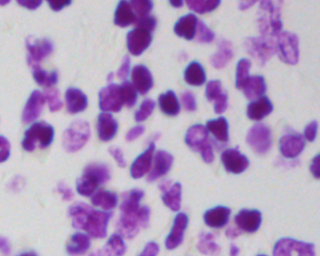
#> input picture images/cell2.png, 320 x 256 px, found by its file name
$ jupyter execute histogram_matching.ipynb
#> lines starting #> are read from the running program, lines starting #| are printed output that depends on the picture
[cell 1]
import cv2 as cv
import numpy as np
from matplotlib import pyplot as plt
img = cv.imread('/content/cell2.png',0)
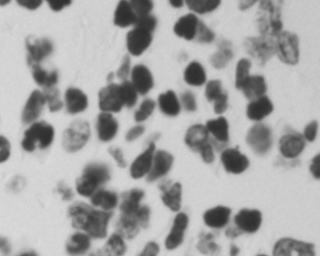
#> img: shape (256, 320); min 46, max 218, mean 165
img2 = img.copy()
template = cv.imread('/content/cell2 template.png',0)
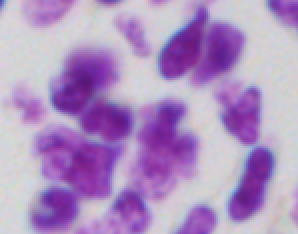
#> input picture images/cell2 template.png, 149 x 117 px, found by its file name (shown 2 times larger)
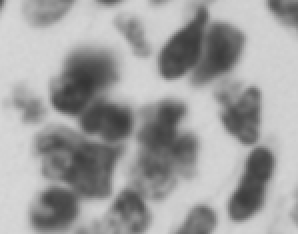
#> template: shape (117, 149) (shown 2 times larger); min 53, max 216, mean 159.3
w, h = template.shape[::-1]
#> w = 149; h = 117
methods = [ 'cv.TM_CCORR']
for meth in methods:
    img = img2.copy()
    method = eval(meth)
    # Apply template Matching
    res = cv.matchTemplate(img,template,method)
    min_val, max_val, min_loc, max_loc = cv.minMaxLoc(res)
    if method in [cv.TM_SQDIFF, cv.TM_SQDIFF_NORMED]:
        top_left = min_loc
    else:
        top_left = max_loc
    bottom_right = (top_left[0] + w, top_left[1] + h)
    cv.rectangle(img,top_left, bottom_right, 255, 2)
    plt.subplot(121),plt.imshow(res,cmap = 'gray')
    plt.title('Matching Result'), plt.xticks([]), plt.yticks([])
    plt.subplot(122),plt.imshow(img,cmap = 'gray')
    plt.title('Detected Point'), plt.xticks([]), plt.yticks([])
    plt.suptitle(meth)
    plt.show()
#> this loop made 1 pass
#> (min_val, max_val, min_loc, top_left, bottom_right) on pass 1: (390216864, 483713984, (122, 0), (51, 139), (200, 256))
#> pass 1, `res = cv.matchTemplate(img,template,method)`:
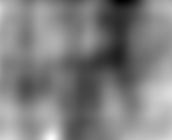
#> res: shape (140, 172) float32; min 390216864, max 483713984, mean 437086176; drawn with min black and max white
#> pass 1, `plt.show()`:
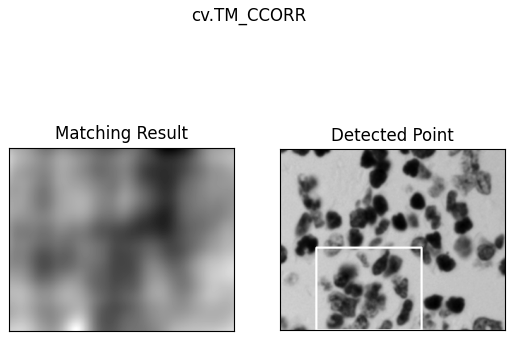
#> figure drawn by matplotlib, 2 panels

[cell 2]
from scipy import stats
import random
import PIL.ImageDraw as ImageDraw
import PIL.Image as Image
import os.path
from tqdm import tqdm
import math
import numpy as np

def load_images():
    img_path = '/content/drive/MyDrive/images/'
    imgs = []
    for file in tqdm(os.listdir(img_path)):
        imgs.append(np.array(Image.open(img_path + file)))
    # both input images are from 0-->255
    return imgs


def print_img(img, histo_new, histo_old, index, L):
    dpi = 80
    width = img.shape[0]
    height = img.shape[1]
    if height > width:
        figsize = (img.shape[0]*4) / float(dpi), (height)/ float(dpi)
        fig, axs = plt.subplots(1, 3, gridspec_kw={'width_ratios': [3, 1,1]}, figsize=figsize)
    else:
        figsize = (width) / float(dpi), (height*4) / float(dpi)
        fig, axs = plt.subplots(3, 1, gridspec_kw={'height_ratios': [3, 1,1]}, figsize=figsize)

    fig.suptitle("Enhanced Image with L:" + str(L))
    axs[0].title.set_text("Enhanced Image")
    axs[0].imshow(img, vmin=np.amin(img), vmax=np.amax(img), cmap='gray')

    axs[1].title.set_text("Equalized histogram")
    axs[1].plot(histo_new, color='#f77f00')
    axs[1].bar(np.arange(len(histo_new)), histo_new, color='#003049')

    axs[2].title.set_text("Main histogram")
    axs[2].plot(histo_old, color='#ef476f')
    axs[2].bar(np.arange(len(histo_old)), histo_old, color='#b7b7a4')
    plt.tight_layout()
    plt.savefig("e" + index + str(L)+".png")


def print_histogram(_histrogram, name, title):
    plt.figure()
    plt.title(title)
    plt.plot(_histrogram, color='#ef476f')
    plt.bar(np.arange(len(_histrogram)), _histrogram, color='#b7b7a4')
    plt.ylabel('Number of Pixels')
    plt.xlabel('Pixel Value')
    plt.savefig("hist_" + name)


def generate_histogram(img, print, index):
    if len(img.shape) == 3: # img is colorful
        gr_img = np.mean(img, axis=-1)
    else:
        gr_img = img
    #now we calc grayscale histogram
    gr_hist = np.zeros([256])

    for x_pixel in range(gr_img.shape[0]):
        for y_pixel in range(gr_img.shape[1]):
            pixel_value = int(gr_img[x_pixel, y_pixel])
            gr_hist[pixel_value] += 1
    #normalize Histogram
    gr_hist /= (gr_img.shape[0] * gr_img.shape[1])
    if print:
        print_histogram(gr_hist, name="neq_"+str(index), title="Normalized Histogram")
    return gr_hist, gr_img


def equalize_histogram(img, histo, L):
    eq_histo = np.zeros_like(histo)
    en_img = np.zeros_like(img)
    for i in range(len(histo)):
        eq_histo[i] = int((L - 1) * np.sum(histo[0:i]))
    print_histogram(eq_histo, name="eq_"+str(index), title="Equalized Histogram")
    #enhance image as well:
    for x_pixel in range(img.shape[0]):
        for y_pixel in range(img.shape[1]):
            pixel_val = int(img[x_pixel, y_pixel])
            en_img[x_pixel, y_pixel] = eq_histo[pixel_val]
    #creating new histogram
    hist_img, _ = generate_histogram(en_img, print=False, index=index)
    print_img(img=en_img, histo_new=hist_img, histo_old=histo, index=str(index), L=L)
    return eq_histo


def find_value_target(val, target_arr):
    key = np.where(target_arr == val)[0]

    if len(key) == 0:
        key = find_value_target(val+1, target_arr)
        if len(key) == 0:
            key = find_value_target(val-1, target_arr)
    vvv = key[0]
    return vvv


def match_histogram(inp_img, hist_input, e_hist_input, e_hist_target, _print=True):
    en_img = np.zeros_like(inp_img)
    tran_hist = np.zeros_like(e_hist_input)
    for i in range(len(e_hist_input)):
        tran_hist[i] = find_value_target(val=e_hist_input[i], target_arr=e_hist_target)
    print_histogram(tran_hist, name="trans_hist_", title="Transferred Histogram")

    for x_pixel in range(inp_img.shape[0]):
        for y_pixel in range(inp_img.shape[1]):
            pixel_val = int(inp_img[x_pixel, y_pixel])
            en_img[x_pixel, y_pixel] = tran_hist[pixel_val]
    hist_img, _ = generate_histogram(en_img, print=False, index=3)
    print_img(img=en_img, histo_new=hist_img, histo_old=hist_input, index=str(3), L=L)


if __name__ == '__main__':
    L=50
    print("\r\nLoading Images:")
    imgs = load_images()
#> imgs = 2 items
    print("\r\ngenerating HistogramS:")
    gr_img_arr = []
    gr_hist_arr = []
    eq_hist_arr = []
    index = 0
    for img in tqdm(imgs):
        hist_img, gr_img = generate_histogram(img, print=True, index=index)
        gr_hist_arr.append(hist_img)
        gr_img_arr.append(gr_img)
        eq_hist_arr.append(equalize_histogram(gr_img, hist_img, L))
        index += 1
        break
#> this loop made 1 pass
#> index on pass 1: 1
#> pass 1, in generate_histogram (call 2), `gr_img = img`:
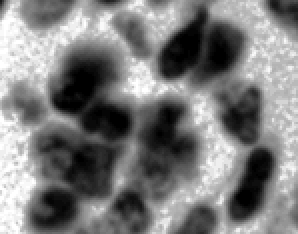
#> gr_img: shape (117, 149) float64 (shown 2 times larger); min 0, max 48, mean 23.5; drawn with min black and max white
#> pass 1, in print_img, `plt.savefig("e" + index + str(L)+".png")`:
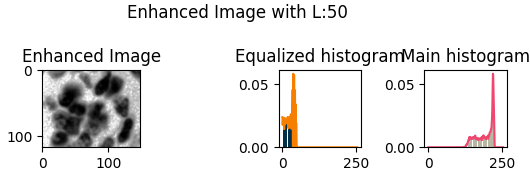
#> figure drawn by matplotlib, 3 panels; panel 2: tallest bar 0.0583 high, from x = 36.6 to 37.4; panel 2: curve peaks at x = 37, y = 0.0583; panel 3: tallest bar 0.0583 high, from x = 219.6 to 220.4; panel 3: curve peaks at x = 220, y = 0.0583
#> after the loop, eq_hist_arr = 1 item; gr_hist_arr = 1 item; gr_img_arr = 1 item; index = 1
    match_histogram(inp_img=gr_img_arr[0],
                    hist_input=gr_hist_arr[0],
                    e_hist_input=eq_hist_arr[0],
                    e_hist_target=eq_hist_arr[0])
#> after the loop in match_histogram, `for i in range(len(e_hist_input)):`: tran_hist = 256 values from 0 to 228
#> call 3 of print_histogram, with _histrogram = array of shape (256,), name = 'trans_hist_', title = 'Transferred Histogram'
#> in print_histogram (call 3), `plt.savefig("hist_" + name)`:
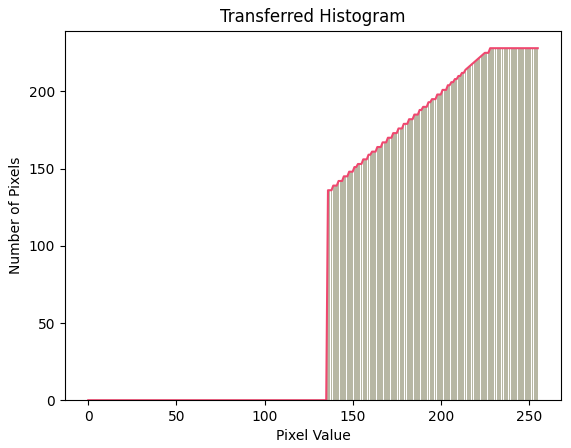
#> figure drawn by matplotlib, 1 panel; curve peaks at x = 228, y = 228
#> after the loop in match_histogram, `for x_pixel in range(inp_img.shape[0]):`:
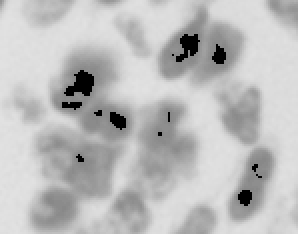
#> en_img: shape (117, 149) float64 (shown 2 times larger); min 0, max 225, mean 188.3
#> in match_histogram, `hist_img, _ = generate_histogram(en_img, print=False, index=3)`: hist_img = 256 values, max 0.0583 at index 220, min 0 at index 1, mean 0.00391

[cell 3]
import cv2
import matplotlib.pyplot as plt

im = cv2.imread('/content/cell2.png')
#> im is the input picture: shape (256, 320, 3); mean B, G, R 193, 154.2, 177.3
im_resized = cv2.resize(im, (224, 224), interpolation=cv2.INTER_LINEAR)
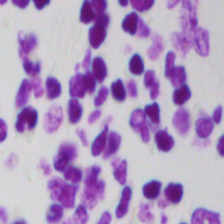
#> im_resized: shape (224, 224, 3); mean B, G, R 192.9, 154.1, 177.2

plt.imshow(cv2.cvtColor(im_resized, cv2.COLOR_BGR2RGB))
plt.show()
